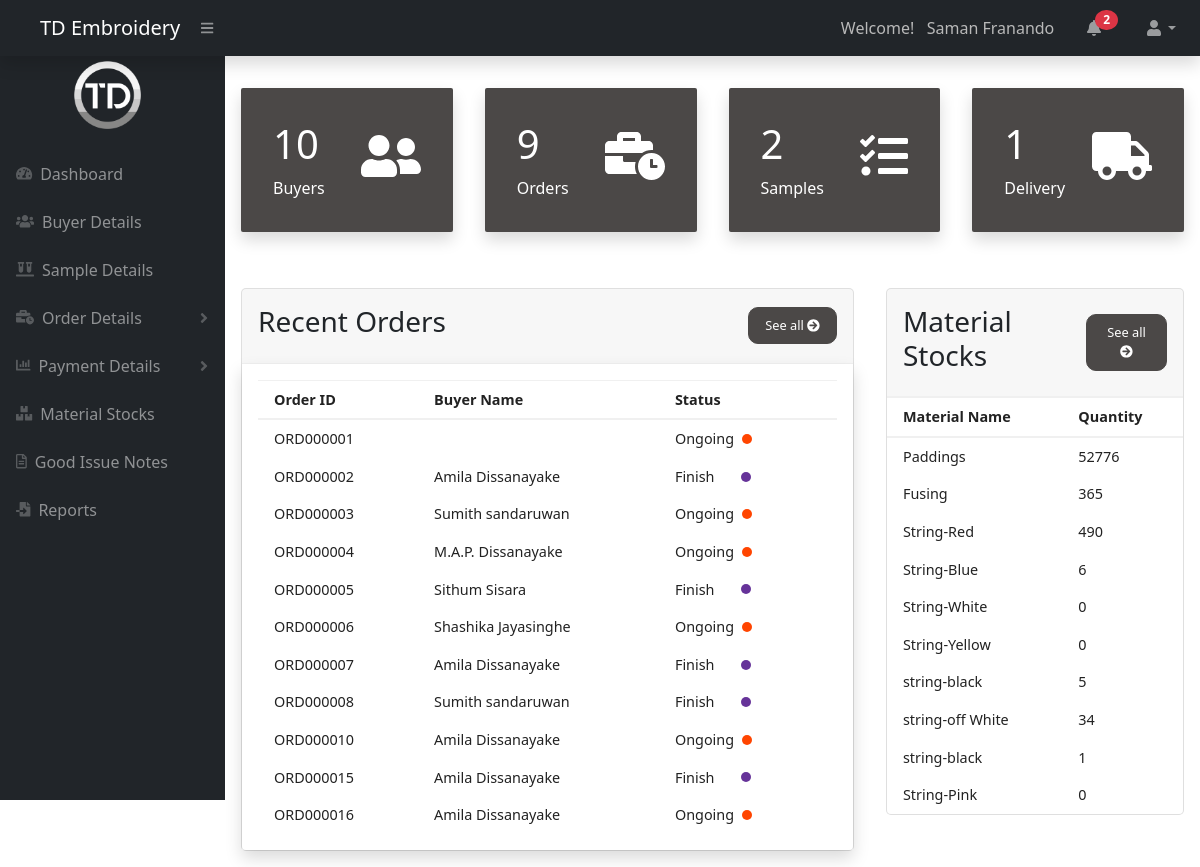
/dashboard_user.php (signed in), run on the app's committed database.
### tables this page shows
CREATE TABLE `orderdetails` (
  `InternalId` int(11) NOT NULL,
  `OrderId` varchar(10) NOT NULL,
  `OrderDate` date NOT NULL,
  `BuyerID` varchar(10) NOT NULL,
  `OrderDescription` text NOT NULL,
  `Cost` decimal(10,2) NOT NULL,
  `StyleNo` varchar(20) NOT NULL,
  `BundleNumber` varchar(20) NOT NULL,
  `Qty` int(20) NOT NULL,
  `Ordermaterial` text NOT NULL,
  `Artwork` varchar(255) NOT NULL,
  `Remarks` text NOT NULL,
  `Status` varchar(10) NOT NULL,
  `RecordeStatus` varchar(8) NOT NULL
);

CREATE TABLE `buyerdetails` (
  `InternalId` int(10) NOT NULL,
  `BuyerID` varchar(10) NOT NULL,
  `Title` varchar(5) NOT NULL,
  `BuyerName` varchar(255) NOT NULL,
  `NIC_BRNo` varchar(15) NOT NULL,
  `Address` text NOT NULL,
  `Email` varchar(255) NOT NULL,
  `Telephone` int(10) NOT NULL,
  `Mobile` int(10) NOT NULL,
  `FaxNo` int(10) NOT NULL,
  `Website` varchar(100) NOT NULL,
  `ContactPersonName` varchar(100) NOT NULL,
  `ContactPersonNumber` int(10) NOT NULL,
  `RegisteredDate` date NOT NULL,
  `LastOrderDate` date NOT NULL,
  `TotalOrder` int(50) NOT NULL,
  `PendingPayments` int(50) NOT NULL,
  `UseStstus` varchar(8) NOT NULL
);

CREATE TABLE `materials` (
  `InternalId` int(20) NOT NULL,
  `MaterialID` varchar(15) NOT NULL,
  `MaterialName` varchar(255) NOT NULL,
  `UoM` varchar(15) NOT NULL,
  `Qt` int(20) NOT NULL,
  `RecordeStatus` varchar(10) NOT NULL
);

### dashboard_user.php (the view, shortened to what this page needs)
<?php
include './header.php';
include './db_connection.php';
?>
<div class="cards sh ">
    <a href="<?php echo site_url; ?>buyers/buyers_details_User.php"> <div class="card-single shadow actives3">
            <div>
                <h1><?php
                    $sql = "SELECT  COUNT(InternalId) FROM buyerdetails  WHERE UseStstus = 'Active'";
                    $result = $conn->query($sql);
                    $count = mysqli_fetch_array($result);
                    echo $count['0'];
                    ?></h1>
                <span>Buyers</span>
            </div>
            <div>
                <span ><i class="fas fa-user-friends"></i></span>
            </div>
        </div>
    </a>
    <a href="<?php echo site_url; ?>orders/order_details.php">  <div class="card-single shadow actives3">
            <div>
                <h1><?php
                    $sql = "SELECT  COUNT(InternalId) FROM orderdetails WHERE RecordeStatus = 'Active'";
                    $result = $conn->query($sql);
                    $count = mysqli_fetch_array($result);
                    echo $count['0'];
                    ?></h1>
                <span>Orders</span>
            </div>
            <div>
                <span><i class="fas fa-business-time"></i></span>
            </div>
        </div>
    </a>
    <a href="<?php echo site_url; ?>sample_details/sample_details.php"> <div class="card-single shadow actives3">
            <div>
                <h1><?php
                    $sql = "SELECT  COUNT(InternalIdS) FROM samples WHERE RecordeStatus = 'Active'";
                    $result = $conn->query($sql);
                    $count = mysqli_fetch_array($result);
                    echo $count['0'];
                    ?></h1>
                <span>Samples</span>
            </div>
            <div>
                <span ><i class="fas fa-tasks"></i></span>
            </div>
        </div>
    </a>
    <a href="<?php echo site_url; ?>good_issue_notes/good_issue_note.php"> <div class="card-single shadow actives3">
            <div>
                <h1><?php
                    $sql = "SELECT  COUNT(InternalId) FROM good_issue_note WHERE RecordeStatus = 'Active'";
                    $result = $conn->query($sql);
                    $count = mysqli_fetch_array($result);
                    echo $count['0'];
                    ?></h1>
                <span>Delivery</span>
            </div>
            <div>
                <span ><i class="fas fa-truck"></i></span>
            </div>
        </div>
    </a>
</div>
<div class="recent-grid">
    <div class="project">
        <div class="card">
            <div class="card-header">
                <h3>Recent Orders</h3>
                <a href="<?php echo site_url; ?>orders/order_details.php"> <button>See all <span><i class="fas fa-arrow-circle-right"></i>
                        </span></button></a>
            </div>
            <div class="card-body shadow">
                <div class="table-responsive">
                    <?php
                    $Status1 = "Finish";
                    $Status2 = "Ongoing";
                    $sql3 = "SELECT * FROM orderdetails LEFT JOIN buyerdetails ON  buyerdetails.BuyerID =  orderdetails.BuyerID WHERE Status ='$Status1' OR Status ='$Status2' AND RecordeStatus = 'Active' ";
                    $result = $conn->query($sql3);
                    ?>
                    <table width="100%" id="table_id" class="display">
                        <thead>
                            <tr>
                                <td>Order ID</td>
                                <td>Buyer Name</td>
                                <td>Status</td>
                            </tr>
                        </thead>
                        <tbody>
                            <?php
                            if ($result->num_rows > 0) {
                                while ($row = $result->fetch_assoc()) {
                                    ?>
                                    <?php
                                    if ($row['Status'] == $Status1) {
                                        echo "<tr>";
                                        echo "<td>";
                                        echo $row['OrderId'];
                                        echo "</td>";
                                        echo "<td>";
                                        echo $row['BuyerName'];
                                        echo "</td>";
                                        echo "<td>";
                                        echo $row['Status'];
                                        echo '&nbsp;&nbsp;&nbsp;&nbsp;&nbsp;&nbsp;&nbsp;<span class="';
                                        echo "status purple";
                                        echo '"></span>';
                                        echo "</td>";
                                        echo "</tr>";
                                    } else {
                                        echo "<tr>";
                                        echo "<td>";
                                        echo $row['OrderId'];
                                        echo "</td>";
                                        echo "<td>";
                                        echo $row['BuyerName'];
                                        echo "</td>";
                                        echo "<td>";
                                        echo $row['Status'];
                                        echo '&nbsp;&nbsp;<span class="';
                                        echo "status orange";
                                        echo '"></span>';
                                        echo "</td>";
                                        echo "</tr>";
                                    }
                                    ?>
                                    <?php
                                }
                            }
                            ?>
                        </tbody>
                    </table>
                </div>
            </div>
        </div>
    </div>
    <div class="customers ">
        <div class="card ">
            <div class="card-header">
                <h3>Material Stocks</h3>
               <a href="<?php echo site_url; ?>material_stocks/total_stocks.php"> <button>See all <span><i class="fas fa-arrow-circle-right"></i>
                        </span></button></a>
            </div>
            <div class="table-responsive">
                <?php
                $sql = "SELECT * FROM materials WHERE RecordeStatus = 'Active'";
                $result = $conn->query($sql);
                ?>
                <table width="100%">
                    <thead>
                        <tr>
                            <td>Material Name</td>
                            <td>Quantity</td>
                        </tr>
                    </thead>
                    <?php
                    if ($result->num_rows > 0) {
                        while ($row = $result->fetch_assoc()) {
                            ?>
                            <tr>
                                <td ><?php echo $row['MaterialName'] ?></td>
                                <td ><?php echo $row['Qt'] ?></td>
                            </tr>
                            <?php
                        }
                    }
                    ?>
                </table>
            </div>
        </div>
    </div>
</div>
<?php
include './footer.php';
?>

### css/Dashboard_style.css (style rules this page uses)
:root { --main-color: #4B4847; --color-dark: #696260; --text-gray: #89716B; }
* { padding: 0; margin: 0; box-sizing: border-box; list-style-type: none; text-decoration: none; }
.cards { display: grid; grid-template-columns: repeat(4, 1fr); grid-gap: 2rem; margin-top:1rem ; }
.card-single { display: flex; justify-content: space-between; background: #fff; padding: 2rem; border-radius: 2px; }
.card-single div:last-child span { font-size: 3rem; color: var(--main-color); }
.card-single div:first-child span { color:var(--text-gray); }
.card-single:last-child { background: var(--main-color) ; }
.card-single:last-child h1, .card-single:last-child div:first-child span, .card-single:last-child div:last-child span { color: #fff;; }
.recent-grid { margin-top:3.5rem; display: grid; grid-gap: 2rem; grid-template-columns: 65% auto; }
.card { background: #fff; border-radius: 5px; }
.card-header, .card-body { padding: 1rem; }
.card-header { display: flex; justify-content: space-between; align-items: center; border-bottom:1px solid #f0f0f0; }
.card-header button { background: var(--main-color); border-radius: 10px; color: #fff; font-size: .8rem; padding: .5rem 1rem; border: 1px solid var(--main-color); }
table { border-collapse: collapse; }
thead tr { border-top: 1px solid #f0f0f0; border-bottom: 2px solid #f0f0f0; }
thead td { font-weight: 700; }
td { padding: .5rem 1rem; font-size:.9rem; color: #222; }
td .status { display: inline-block; height: 10px; width: 10px; border-radius: 50%; margin-right: 1rem; }
tr td:last-child { display: flex; align-items: center; }
.status.purple { background: rebeccapurple; }
.status.orange { background:orangered }
.table-responsive { width: 100%; overflow-x: auto; }

### css/dashboard_style2.css (style rules this page uses)
a:link { color: none; background-color: none; text-decoration: none; }

### data on the page
orderdetails: OrderId "ORD000001", Status "Ongoing"
orderdetails: OrderId "ORD000002", BuyerID.BuyerName "Amila Dissanayake", Status "Finish"
orderdetails: OrderId "ORD000003", BuyerID.BuyerName "Sumith sandaruwan", Status "Ongoing"
orderdetails: OrderId "ORD000004", BuyerID.BuyerName "M.A.P. Dissanayake", Status "Ongoing"
orderdetails: OrderId "ORD000005", BuyerID.BuyerName "Sithum Sisara", Status "Finish"
orderdetails: OrderId "ORD000006", BuyerID.BuyerName "Shashika Jayasinghe", Status "Ongoing"
orderdetails: OrderId "ORD000007", BuyerID.BuyerName "Amila Dissanayake", Status "Finish"
orderdetails: OrderId "ORD000008", BuyerID.BuyerName "Sumith sandaruwan", Status "Finish"
orderdetails: OrderId "ORD000010", BuyerID.BuyerName "Amila Dissanayake", Status "Ongoing"
orderdetails: OrderId "ORD000015", BuyerID.BuyerName "Amila Dissanayake", Status "Finish"
orderdetails: OrderId "ORD000016", BuyerID.BuyerName "Amila Dissanayake", Status "Ongoing"
materials: MaterialName "Paddings", Qt "52776"
materials: MaterialName "Fusing", Qt "365"
materials: MaterialName "String-Red", Qt "490"
materials: MaterialName "String-Blue", Qt "6"
materials: MaterialName "String-White", Qt "0"
materials: MaterialName "String-Yellow", Qt "0"
materials: MaterialName "string-black", Qt "5"
materials: MaterialName "string-off White", Qt "34"
materials: MaterialName "string-black", Qt "1"
materials: MaterialName "String-Pink", Qt "0"

### other printed values
$_SESSION['FirstName'] "Saman"
$_SESSION['LastName'] "Franando"
$notificationCount['0'] "2"
$count['0'] "10"
$count['0'] "9"
$count['0'] "2"
$count['0'] "1"
